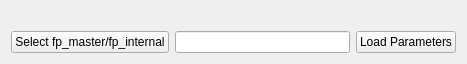
<?xml version="1.0" encoding="UTF-8"?>
<ui version="4.0">
 <class>Form</class>
 <widget class="QWidget" name="Form">
  <property name="geometry">
   <rect>
    <x>0</x>
    <y>0</y>
    <width>467</width>
    <height>60</height>
   </rect>
  </property>
  <property name="windowTitle">
   <string>Load master/internal gear parameters</string>
  </property>
  <layout class="QGridLayout" name="gridLayout">
   <property name="sizeConstraint">
    <enum>QLayout::SetDefaultConstraint</enum>
   </property>
   <item row="3" column="1">
    <widget class="QLineEdit" name="lineEdit"/>
   </item>
   <item row="3" column="2">
    <widget class="QPushButton" name="pushButton_2">
     <property name="text">
      <string>Load Parameters</string>
     </property>
    </widget>
   </item>
   <item row="0" column="0" colspan="3">
    <widget class="QLabel" name="label">
     <property name="text">
      <string/>
     </property>
    </widget>
   </item>
   <item row="3" column="0">
    <widget class="QPushButton" name="pushButton">
     <property name="text">
      <string>Select fp_master/fp_internal</string>
     </property>
    </widget>
   </item>
  </layout>
 </widget>
 <tabstops>
  <tabstop>pushButton</tabstop>
  <tabstop>pushButton_2</tabstop>
  <tabstop>lineEdit</tabstop>
 </tabstops>
 <resources/>
 <connections/>
</ui>
